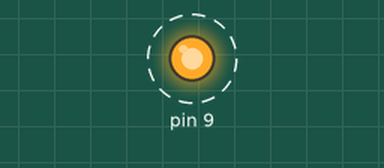
A sketch run on a simulated Arduino Uno, built with avr-gcc and run on an emulated ATmega328P. On the bench: output pins drawn as LEDs (lit = HIGH). Dashed ring = blinking.

Above: at 0.5 s.
Timing chart, 0 to 4.6 s (numbered marks = the images above):
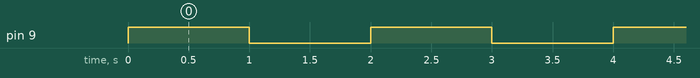

The sketch:

First-project.ino
```cpp
int num=40;

void setup() {
  // put your setup code here, to run once:
  // serial.begin(115200);
  // setting up pinmodes(output/input)
pinMode(9,OUTPUT);
digitalWrite(9,HIGH);

}

void loop() {
  // put your main code here, to run repeatedly:
digitalWrite(9,HIGH);
delay(1000);
digitalWrite(9,LOW);
delay(1000);
}
```

Measured:
- by itself, pin 9: alternates HIGH for 1.0 s and LOW for 1.0 s
